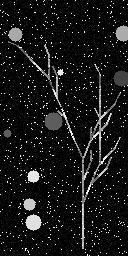
#> input picture codebase/lsystem_test.png, 128 x 256 px
$ python perlin-noise.py lsystem_test.png out.png
#> lines starting #> are read from the running program, lines starting #| are printed output that depends on the picture; after the words box and inside, x2 and y2 are one past the last pixel; in counts of white or black regions, pixels touching at a corner belong together
"""
add_perlin.py

Dependencies:
  pip install pillow numpy

Usage example:
  python add_perlin.py input.jpg output.jpg --scale 6 --octaves 4 --intensity 0.45 --mode overlay --color
"""

import argparse
import math
import numpy as np
from PIL import Image
import random


# --- Perlin noise implementation (2D) ---
def lerp(a, b, t):
    return a + t * (b - a)


def fade(t):
    # 6t^5 - 15t^4 + 10t^3
    return t * t * t * (t * (t * 6 - 15) + 10)


def generate_gradients(grid_x, grid_y, seed=None):
    if seed is not None:
        rng = np.random.RandomState(seed)
    else:
        rng = np.random
    angles = rng.rand(grid_y + 1, grid_x + 1) * 2 * math.pi
    gx = np.cos(angles)
    gy = np.sin(angles)
    return gx, gy


def perlin_noise_2d(width, height, scale=8.0, seed=None):
    """
    Single-octave Perlin noise in range [-1, 1].
    scale - number of grid cells across the image (~frequency).
    """
    # Number of gradient grid cells
    grid_x = int(max(1, scale))
    grid_y = int(max(1, scale * height / width))

    gx, gy = generate_gradients(grid_x, grid_y, seed)
    # Coordinates of pixels in grid space
    xs = np.linspace(0, grid_x, width, endpoint=False)
    ys = np.linspace(0, grid_y, height, endpoint=False)
    x_grid, y_grid = np.meshgrid(xs, ys)
    # integer lattice coordinates
    x0 = np.floor(x_grid).astype(int)
    y0 = np.floor(y_grid).astype(int)
    # local coords
    xf = x_grid - x0
    yf = y_grid - y0

    # wrap indices safely (gradients are sized grid+1)
    x1 = x0 + 1
    y1 = y0 + 1

    # gather gradient vectors at corners
    g00x = gx[y0, x0]
    g00y = gy[y0, x0]
    g10x = gx[y0, x1]
    g10y = gy[y0, x1]
    g01x = gx[y1, x0]
    g01y = gy[y1, x0]
    g11x = gx[y1, x1]
    g11y = gy[y1, x1]

    # vectors from corners to point
    dx00 = xf
    dy00 = yf
    dx10 = xf - 1
    dy10 = yf
    dx01 = xf
    dy01 = yf - 1
    dx11 = xf - 1
    dy11 = yf - 1

    # dot products
    dot00 = g00x * dx00 + g00y * dy00
    dot10 = g10x * dx10 + g10y * dy10
    dot01 = g01x * dx01 + g01y * dy01
    dot11 = g11x * dx11 + g11y * dy11

    # interpolate
    ux = fade(xf)
    uy = fade(yf)

    ix0 = lerp(dot00, dot10, ux)
    ix1 = lerp(dot01, dot11, ux)
    value = lerp(ix0, ix1, uy)

    # value in [-sqrt(2)/2, sqrt(2)/2], roughly -1..1 scale anyway
    return value


def octave_perlin(
    width, height, base_scale=8.0, octaves=4, persistence=0.5, lacunarity=2.0, seed=None
):
    total = np.zeros((height, width), dtype=np.float32)
    amplitude = 1.0
    frequency = base_scale
    max_ampl = 0.0
    for o in range(octaves):
        n = perlin_noise_2d(
            width,
            height,
            scale=frequency,
            seed=None if seed is None else seed + o * 131,
        )
        total += n * amplitude
        max_ampl += amplitude
        amplitude *= persistence
        frequency *= lacunarity
    # normalize to [-1, 1]
    total = total / max_ampl
    return total


# --- blending helpers ---
def blend_add(img, noise, intensity=0.5):
    # img: float 0..1, noise: -1..1
    return np.clip(img + intensity * noise, 0.0, 1.0)


def blend_multiply(img, noise, intensity=0.5):
    # map noise to 0..2 then multiply
    factor = 1.0 + intensity * noise
    return np.clip(img * factor, 0.0, 1.0)


def blend_overlay(img, noise, intensity=0.5):
    # overlay using luminance; simple approximation:
    n = (noise + 1.0) / 2.0  # 0..1
    out = img.copy()
    mask = img <= 0.5
    out[mask] = 2 * img[mask] * (n[mask] * intensity + (1 - intensity))
    out[~mask] = 1 - 2 * (1 - img[~mask]) * (
        1 - (n[~mask] * intensity + (1 - intensity))
    )
    return np.clip(out, 0.0, 1.0)


# --- main function to apply noise to image ---
def add_perlin_to_image(
    input_path,
    output_path,
    base_scale=8.0,
    octaves=4,
    persistence=0.5,
    lacunarity=2.0,
    intensity=0.45,
    mode="overlay",
    color_noise=False,
    seed=None,
):
#> called with input_path = 'lsystem_test.png', output_path = 'out.png', base_scale = 8, octaves = 4, persistence = 0.5, lacunarity = 2, intensity = 0.45, mode = 'overlay'
    img = Image.open(input_path).convert("RGB")
    w, h = img.size
#> w = 128; h = 256
    arr = np.asarray(img).astype(np.float32) / 255.0

    noise = octave_perlin(
        w,
        h,
        base_scale=base_scale,
        octaves=octaves,
        persistence=persistence,
        lacunarity=lacunarity,
        seed=seed,
    )
#> after the loop in octave_perlin, `for o in range(octaves):`:
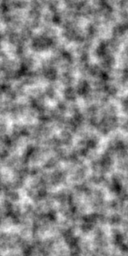
#> total: shape (256, 128) float32; min -0.878, max 0.78, mean -0.00132; drawn with min black and max white
    # noise is [-1,1]; if color_noise, create 3 channels with slightly different seeds
    if color_noise:
        ns = np.stack(
            [
                octave_perlin(
                    w,
                    h,
                    base_scale * 1.0,
                    octaves,
                    persistence,
                    lacunarity,
                    None if seed is None else seed + 1,
                ),
                octave_perlin(
                    w,
                    h,
                    base_scale * 1.1,
                    octaves,
                    persistence,
                    lacunarity,
                    None if seed is None else seed + 2,
                ),
                octave_perlin(
                    w,
                    h,
                    base_scale * 0.9,
                    octaves,
                    persistence,
                    lacunarity,
                    None if seed is None else seed + 3,
                ),
            ],
            axis=-1,
        )
        noise3 = ns
    else:
        noise3 = np.repeat(noise[..., None], 3, axis=2)

    if mode == "add":
        out = blend_add(arr, noise3, intensity)
    elif mode == "multiply":
        out = blend_multiply(arr, noise3, intensity)
    else:
        out = blend_overlay(arr, noise3, intensity)
#> in blend_overlay, `n = (noise + 1.0) / 2.0`:
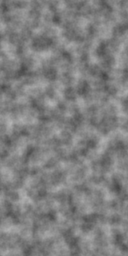
#> n: shape (256, 128, 3) float32; min 0.266, max 0.708, mean 0.5
#> in blend_overlay, `mask = img <= 0.5`:
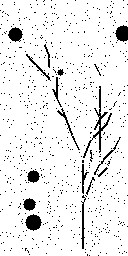
#> mask: shape (256, 128, 3) bool; 92.4% white; 707 black regions (691 under 20 px), largest, box (x1, y1, x2, y2) and area: (83, 86, 112, 158) 277, (25, 214, 42, 231) 197, (115, 25, 128, 42) 166
#> in blend_overlay, `out[mask] = 2 * img[mask] * (n[mask] * intensity + (1 - intensity))`:
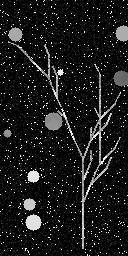
#> out: shape (256, 128, 3) float32; min 0, max 1, mean 0.106
#> in blend_overlay, `out[~mask] = 1 - 2 * (1 - img[~mask]) * ( 1 - (n[~mask] * intensity + ..`:
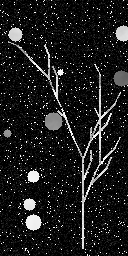
#> out: shape (256, 128, 3) float32; 5.1% of pixels changed, all inside (x1, y1, x2, y2) = (8, 25, 128, 249)

    out_img = Image.fromarray((out * 255).astype(np.uint8))
    out_img.save(output_path)
    print(f"Saved: {output_path}")


# --- CLI ---
if __name__ == "__main__":
    parser = argparse.ArgumentParser(description="Add Perlin noise to an image.")
    parser.add_argument("input", help="input image path")
    parser.add_argument("output", help="output image path")
    parser.add_argument(
        "--scale",
        type=float,
        default=8.0,
        help="base scale / frequency (larger = bigger blobs)",
    )
    parser.add_argument("--octaves", type=int, default=4, help="number of octaves")
    parser.add_argument("--persistence", type=float, default=0.5)
    parser.add_argument("--lacunarity", type=float, default=2.0)
    parser.add_argument(
        "--intensity",
        type=float,
        default=0.45,
        help="how strong the noise effect is (0..1)",
    )
    parser.add_argument(
        "--mode", choices=["overlay", "add", "multiply"], default="overlay"
    )
    parser.add_argument(
        "--color", action="store_true", help="use colored noise (per-channel)"
    )
    parser.add_argument("--seed", type=int, default=None)
    args = parser.parse_args()

    add_perlin_to_image(
        args.input,
        args.output,
        base_scale=args.scale,
        octaves=args.octaves,
        persistence=args.persistence,
        lacunarity=args.lacunarity,
        intensity=args.intensity,
        mode=args.mode,
        color_noise=args.color,
        seed=args.seed,
    )

$ run again, on codebase/lsystem_ct.png
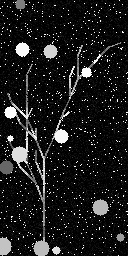
#> input picture codebase/lsystem_ct.png, 128 x 256 px
#> in blend_overlay, `mask = img <= 0.5`:
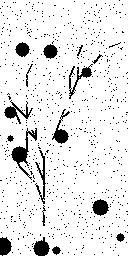
#> mask: shape (256, 128, 3) bool; 90.4% white; 735 black regions (718 under 20 px), largest, box (x1, y1, x2, y2) and area: (11, 128, 37, 180) 348, (4, 100, 33, 124) 223, (52, 109, 70, 144) 219
#> in blend_overlay, `out[~mask] = 1 - 2 * (1 - img[~mask]) * ( 1 - (n[~mask] * intensity + ..`:
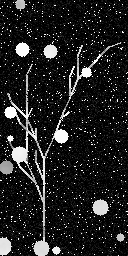
#> out: shape (256, 128, 3) float32; min 0, max 1, mean 0.131
